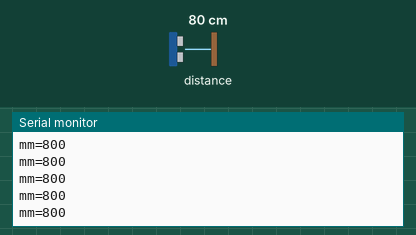
A sketch run on a simulated Arduino Uno, built with avr-gcc and run on an emulated ATmega328P. Shown: the last lines printed to the serial monitor. Inputs (shaded band) come from the test bench; at power-on: distance to the obstacle 80 cm.

Above: at 1.2 s.
1.3 s: distance to the obstacle set to 250 cm
At 1.49 s:
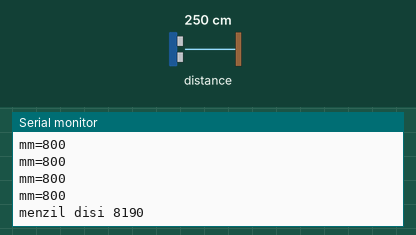
3.2 s: distance to the obstacle set to 2 cm
At 3.22 s:
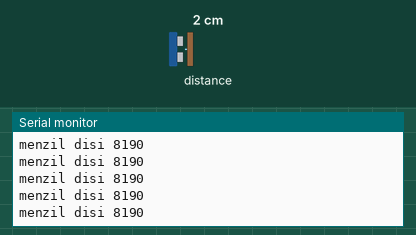

The sketch:

vl53l0x_mesafe.ino
```cpp
// VL53L0X lazer ToF mesafe sensörü (I2C): VCC -> 5V, GND -> GND, SDA -> A4, SCL -> A5. Adres 0x29.
// XSHUT bağlı değilse kart üstündeki pull-up sensörü açık tutar; XSHUT LOW iken sensör kapalıdır (veri yolunda görünmez).
// Menzil ~2 m; hedef yoksa 8190 okunur.
#include <Wire.h>
#include <VL53L0X.h>

VL53L0X sensor;

void setup() {
  Serial.begin(9600);
  Wire.begin();
  sensor.setTimeout(500);          // ms; ölçüm gelmezse timeoutOccurred() true olur
  if (!sensor.init()) {
    Serial.println("VL53L0X bulunamadi");
    while (true) {}
  }
}

void loop() {
  uint16_t mm = sensor.readRangeSingleMillimeters();  // tek atış: ~33 ms sürer
  if (sensor.timeoutOccurred()) {
    Serial.println("zaman asimi");
  } else if (mm >= 8190) {
    Serial.print("menzil disi ");
    Serial.println(mm);
  } else {
    Serial.print("mm=");
    Serial.println(mm);
  }
  delay(100);
}
```

Measured:
- after the input at 1.3 s, the serial monitor: prints a new line after 0.07 s (image 1)
